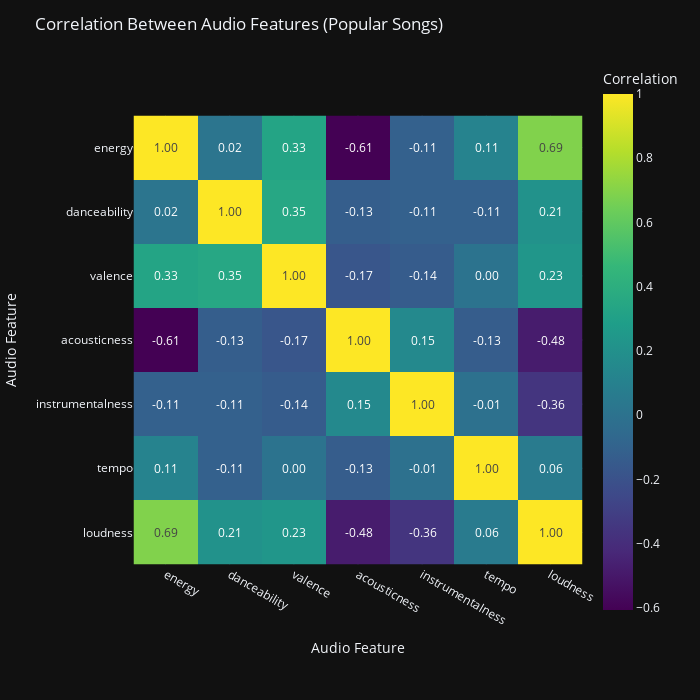

Notebook code cell kept with this figure:
### Markdown cell above
### Heatmap Correlation for Popular Songs Between Audio Features
This heatmap helps artists understand the relationships between different audio features. A strong positive correlation (closer to +1) means two features increase together, for example, higher energy often means higher loudness. A strong negative correlation (closer to –1) means as one feature increases, the other decreases, such as more acoustic songs often being less energetic. A correlation close to 0 means there's no meaningful relationship between the two features.

This heatmap is not about predicting popularity directly. Instead, it shows how features relate to one another across popular songs. Artists can use it to see which features influence each other, for example, if you want to raise your song’s danceability, the heatmap can show which other traits (like energy or valence) tend to rise with it.

### Code cell
# Define features
features = ['energy', 'danceability', 'valence', 'acousticness', 'instrumentalness', 'tempo', 'loudness']

# Normalize 'tempo' and 'loudness' for both datasets
scaler = MinMaxScaler()
high_song_popularity[['tempo', 'loudness']] = scaler.fit_transform(high_song_popularity[['tempo', 'loudness']])

# Correlation matrices
corr_popular = high_song_popularity[features].corr()

# Popular songs heatmap
fig_popular = px.imshow(
    corr_popular,
    text_auto='.2f',
    color_continuous_scale='Viridis',
    labels=dict(x="Audio Feature", y="Audio Feature", color="Correlation")
)

fig_popular.update_layout(
    title="Correlation Between Audio Features (Popular Songs)",
    width=700,
    height=700,
    template="plotly_dark"
)

# Show both
fig_popular.show()

### Figure 1 — Plotly figure (JSON) as saved in the notebook; plotly's stock layout.template omitted (floating-point values rounded to 4 significant figures)
{"data": [{"coloraxis": "coloraxis", "hovertemplate": "Audio Feature: %{x}<br>Audio Feature: %{y}<br>Correlation: %{z}<extra></extra>", "name": "0", "texttemplate": "%{z:.2f}", "type": "heatmap", "x": ["energy", "danceability", "valence", "acousticness", "instrumentalness", "tempo", "loudness"], "xaxis": "x", "y": ["energy", "danceability", "valence", "acousticness", "instrumentalness", "tempo", "loudness"], "yaxis": "y", "z": [[1.0, 0.01773, 0.3264, -0.6063, -0.1086, 0.1146, 0.6911], [0.01773, 1.0, 0.3473, -0.1258, -0.1084, -0.1113, 0.2126], [0.3264, 0.3473, 1.0, -0.1739, -0.1397, 0.00269, 0.2346], [-0.6063, -0.1258, -0.1739, 1.0, 0.1518, -0.1329, -0.4814], [-0.1086, -0.1084, -0.1397, 0.1518, 1.0, -0.009404, -0.3557], [0.1146, -0.1113, 0.00269, -0.1329, -0.009404, 1.0, 0.06259], [0.6911, 0.2126, 0.2346, -0.4814, -0.3557, 0.06259, 1.0]]}], "layout": {"coloraxis": {"colorbar": {"title": {"text": "Correlation"}}, "colorscale": [[0, "#440154"], [0.1111, "#482878"], [0.2222, "#3e4989"], [0.3333, "#31688e"], [0.4444, "#26828e"], [0.5556, "#1f9e89"], [0.6667, "#35b779"], [0.7778, "#6ece58"], [0.8889, "#b5de2b"], [1, "#fde725"]]}, "height": 700, "margin": {"t": 60}, "title": {"text": "Correlation Between Audio Features (Popular Songs)"}, "width": 700, "xaxis": {"anchor": "y", "constrain": "domain", "domain": [0, 1], "scaleanchor": "y", "title": {"text": "Audio Feature"}}, "yaxis": {"anchor": "x", "autorange": "reversed", "constrain": "domain", "domain": [0, 1], "title": {"text": "Audio Feature"}}}}
